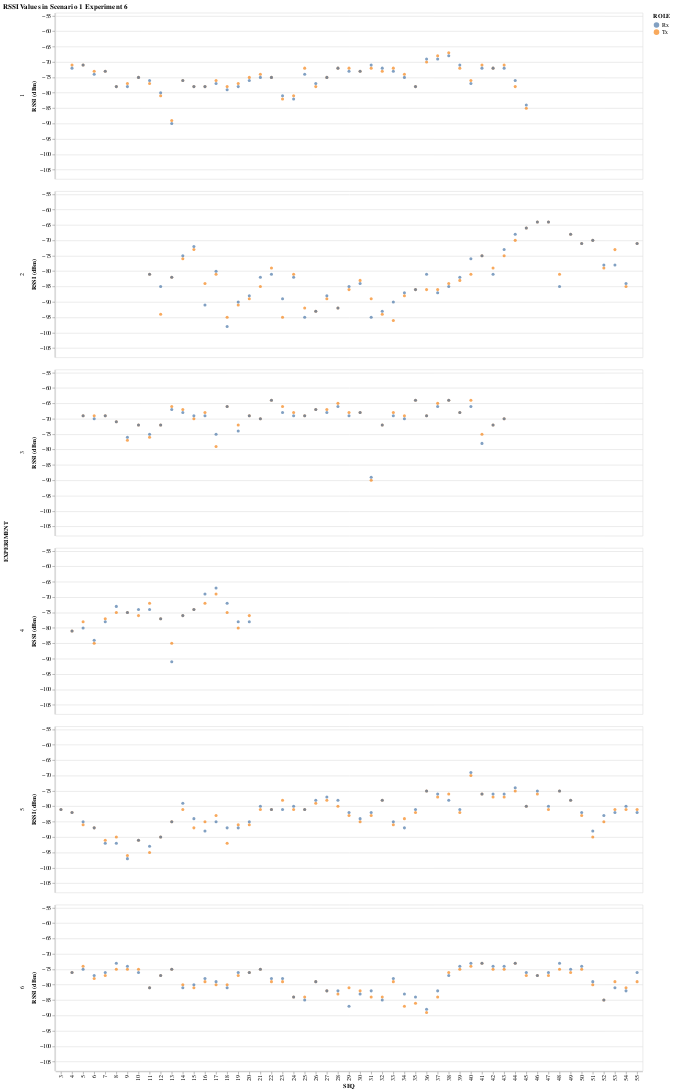

The code cell stored with this chart in its notebook:
### Code cell
alt.Chart(RSSI_df, title=f"RSSI Values in Scenario 1 Experiment {experiment}").mark_point(filled=True).encode(
    x="SEQ:O",
    y=alt.Y("RSSI:Q", scale=alt.Scale(domain=(min(RSSI_df["RSSI"])-10, max(RSSI_df["RSSI"])+10)), title = "RSSI (dBm)"),
    color="ROLE:N",
    row="EXPERIMENT:N"
)

### Figure 1 — Vega-Lite specification as saved in the notebook (floating-point values rounded to 4 significant figures; data arrays with more than 128 entries replaced by an {"elided": "..."} marker saying what was removed)
{"config": {"view": {"continuousWidth": 400, "continuousHeight": 300}}, "data": {"name": "data-4f58d26f4484dad21563ea17c2899775"}, "mark": {"type": "point", "filled": true}, "encoding": {"color": {"field": "ROLE", "type": "nominal"}, "row": {"field": "EXPERIMENT", "type": "nominal"}, "x": {"field": "SEQ", "type": "ordinal"}, "y": {"field": "RSSI", "scale": {"domain": [-108, -54]}, "title": "RSSI (dBm)", "type": "quantitative"}}, "title": "RSSI Values in Scenario 1 Experiment 6", "$schema": "https://vega.github.io/schema/vega-lite/v4.17.0.json", "datasets": {"data-4f58d26f4484dad21563ea17c2899775": {"elided": "496 records"}}}
